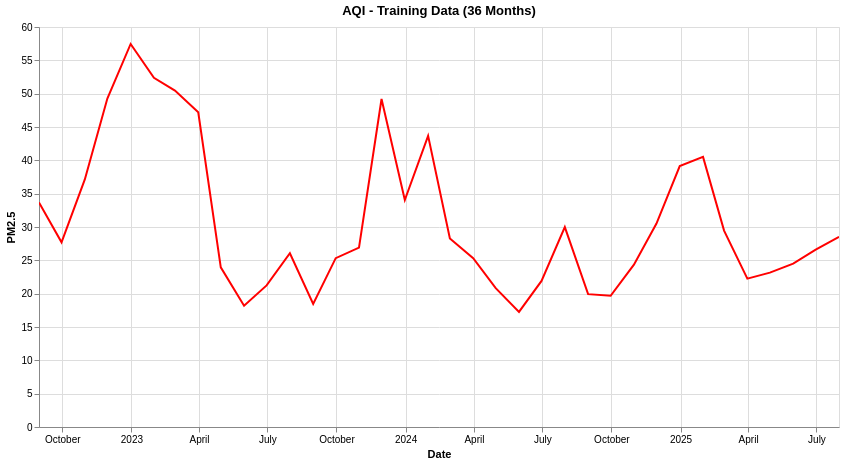

Notebook source saved alongside this figure:
### Code cell
# # train_reset = train.reset_index()
# # test_reset = test.reset_index()

# #Convert pm2_5 to numeric
# train_reset['pm2_5'] = pd.to_numeric(train_reset['pm2_5'], errors='coerce')
# # test_reset['pm2_5'] = pd.to_numeric(test_reset['pm2_5'], errors='coerce')

# # TRAINING DATA GRAPH


train_chart = alt.Chart(train_monthly_plot).mark_line(color = 'red').encode(
    x=alt.X('time:T', title='Date'),
    y=alt.Y('pm2_5:Q', title='PM2.5'),
    tooltip=['index:T', 'pm2_5:Q']
).properties(
    title='AQI - Training Data (36 Months)',
    width=800,
    height=400
).interactive()

train_chart

### Figure 1 — Vega-Lite specification as saved in the notebook (floating-point values rounded to 4 significant figures)
{"config": {"view": {"continuousWidth": 300, "continuousHeight": 300}}, "data": {"name": "data-a04efc656bf9f183996f1d9513bb5ca0"}, "mark": {"type": "line", "color": "red"}, "encoding": {"tooltip": [{"field": "index", "type": "temporal"}, {"field": "pm2_5", "type": "quantitative"}], "x": {"field": "time", "title": "Date", "type": "temporal"}, "y": {"field": "pm2_5", "title": "PM2.5", "type": "quantitative"}}, "height": 400, "params": [{"name": "param_6", "select": {"type": "interval", "encodings": ["x", "y"]}, "bind": "scales"}], "title": "AQI - Training Data (36 Months)", "width": 800, "$schema": "https://vega.github.io/schema/vega-lite/v5.20.1.json", "datasets": {"data-a04efc656bf9f183996f1d9513bb5ca0": [{"time": "2022-08-31T00:00:00", "pm2_5": 33.68, "temperature_2m": 27.91, "relative_humidity_2m": 85.22, "pressure_msl": 1000.0, "wind_speed_10m": 18.05, "rain": 0.4888, "cloud_cover": 85.84}, {"time": "2022-09-30T00:00:00", "pm2_5": 27.7, "temperature_2m": 28.17, "relative_humidity_2m": 77.73, "pressure_msl": 1006.0, "wind_speed_10m": 19.44, "rain": 0.006111, "cloud_cover": 41.33}, {"time": "2022-10-31T00:00:00", "pm2_5": 37.14, "temperature_2m": 27.54, "relative_humidity_2m": 71.81, "pressure_msl": 1011.0, "wind_speed_10m": 13.86, "rain": 0.0005376, "cloud_cover": 10.75}, {"time": "2022-11-30T00:00:00", "pm2_5": 49.27, "temperature_2m": 25.25, "relative_humidity_2m": 70.45, "pressure_msl": 1014.0, "wind_speed_10m": 11.77, "rain": 0.0009722, "cloud_cover": 17.72}, {"time": "2022-12-31T00:00:00", "pm2_5": 57.46, "temperature_2m": 21.44, "relative_humidity_2m": 52.74, "pressure_msl": 1016.0, "wind_speed_10m": 12.39, "rain": 0.0, "cloud_cover": 10.17}, {"time": "2023-01-31T00:00:00", "pm2_5": 52.37, "temperature_2m": 17.77, "relative_humidity_2m": 41.61, "pressure_msl": 1018.0, "wind_speed_10m": 14.93, "rain": 0.0002688, "cloud_cover": 12.48}, {"time": "2023-02-28T00:00:00", "pm2_5": 50.46, "temperature_2m": 21.79, "relative_humidity_2m": 74.03, "pressure_msl": 1015.0, "wind_speed_10m": 13.66, "rain": 0.0, "cloud_cover": 25.48}, {"time": "2023-03-31T00:00:00", "pm2_5": 47.21, "temperature_2m": 25.04, "relative_humidity_2m": 68.74, "pressure_msl": 1012.0, "wind_speed_10m": 14.42, "rain": 0.00672, "cloud_cover": 23.8}, {"time": "2023-04-30T00:00:00", "pm2_5": 23.95, "temperature_2m": 26.63, "relative_humidity_2m": 74.5, "pressure_msl": 1009.0, "wind_speed_10m": 17.46, "rain": 0.006944, "cloud_cover": 31.27}, {"time": "2023-05-31T00:00:00", "pm2_5": 18.19, "temperature_2m": 29.29, "relative_humidity_2m": 77.69, "pressure_msl": 1007.0, "wind_speed_10m": 22.38, "rain": 0.00457, "cloud_cover": 20.38}, {"time": "2023-06-30T00:00:00", "pm2_5": 21.24, "temperature_2m": 30.46, "relative_humidity_2m": 75.28, "pressure_msl": 1001.0, "wind_speed_10m": 24.17, "rain": 0.025, "cloud_cover": 52.19}, {"time": "2023-07-31T00:00:00", "pm2_5": 26.06, "temperature_2m": 30.2, "relative_humidity_2m": 75.27, "pressure_msl": 1001.0, "wind_speed_10m": 20.83, "rain": 0.09207, "cloud_cover": 72.2}, {"time": "2023-08-31T00:00:00", "pm2_5": 18.45, "temperature_2m": 27.53, "relative_humidity_2m": 81.77, "pressure_msl": 1003.0, "wind_speed_10m": 25.52, "rain": 0.03777, "cloud_cover": 68.82}, {"time": "2023-09-30T00:00:00", "pm2_5": 25.33, "temperature_2m": 28.3, "relative_humidity_2m": 77.74, "pressure_msl": 1005.0, "wind_speed_10m": 17.74, "rain": 0.02472, "cloud_cover": 39.19}, {"time": "2023-10-31T00:00:00", "pm2_5": 26.91, "temperature_2m": 28.48, "relative_humidity_2m": 72.98, "pressure_msl": 1012.0, "wind_speed_10m": 14.81, "rain": 0.005645, "cloud_cover": 25.68}, {"time": "2023-11-30T00:00:00", "pm2_5": 49.2, "temperature_2m": 25.66, "relative_humidity_2m": 48.67, "pressure_msl": 1015.0, "wind_speed_10m": 13.3, "rain": 0.005278, "cloud_cover": 22.93}, {"time": "2023-12-31T00:00:00", "pm2_5": 34.04, "temperature_2m": 21.52, "relative_humidity_2m": 47.81, "pressure_msl": 1017.0, "wind_speed_10m": 13.21, "rain": 0.0, "cloud_cover": 16.71}, {"time": "2024-01-31T00:00:00", "pm2_5": 43.67, "temperature_2m": 20.09, "relative_humidity_2m": 61.35, "pressure_msl": 1017.0, "wind_speed_10m": 11.84, "rain": 0.002688, "cloud_cover": 29.39}, {"time": "2024-02-29T00:00:00", "pm2_5": 28.29, "temperature_2m": 22.21, "relative_humidity_2m": 55.52, "pressure_msl": 1016.0, "wind_speed_10m": 14.42, "rain": 0.006466, "cloud_cover": 32.68}, {"time": "2024-03-31T00:00:00", "pm2_5": 25.33, "temperature_2m": 24.03, "relative_humidity_2m": 54.85, "pressure_msl": 1014.0, "wind_speed_10m": 15.41, "rain": 0.0129, "cloud_cover": 30.45}, {"time": "2024-04-30T00:00:00", "pm2_5": 20.82, "temperature_2m": 27.4, "relative_humidity_2m": 69.93, "pressure_msl": 1009.0, "wind_speed_10m": 17.82, "rain": 0.005417, "cloud_cover": 41.04}, {"time": "2024-05-31T00:00:00", "pm2_5": 17.26, "temperature_2m": 30.3, "relative_humidity_2m": 71.25, "pressure_msl": 1005.0, "wind_speed_10m": 20.14, "rain": 0.0, "cloud_cover": 15.48}, {"time": "2024-06-30T00:00:00", "pm2_5": 21.91, "temperature_2m": 31.08, "relative_humidity_2m": 73.42, "pressure_msl": 1000.0, "wind_speed_10m": 21.08, "rain": 0.01694, "cloud_cover": 36.73}, {"time": "2024-07-31T00:00:00", "pm2_5": 29.98, "temperature_2m": 31.43, "relative_humidity_2m": 75.27, "pressure_msl": 996.6, "wind_speed_10m": 19.64, "rain": 0.05403, "cloud_cover": 74.54}, {"time": "2024-08-31T00:00:00", "pm2_5": 19.93, "temperature_2m": 28.96, "relative_humidity_2m": 79.06, "pressure_msl": 1002.0, "wind_speed_10m": 21.82, "rain": 0.1987, "cloud_cover": 83.61}, {"time": "2024-09-30T00:00:00", "pm2_5": 19.69, "temperature_2m": 28.13, "relative_humidity_2m": 78.54, "pressure_msl": 1005.0, "wind_speed_10m": 17.96, "rain": 0.008194, "cloud_cover": 39.29}, {"time": "2024-10-31T00:00:00", "pm2_5": 24.34, "temperature_2m": 29.8, "relative_humidity_2m": 67.67, "pressure_msl": 1009.0, "wind_speed_10m": 13.98, "rain": 0.000672, "cloud_cover": 18.97}, {"time": "2024-11-30T00:00:00", "pm2_5": 30.52, "temperature_2m": 26.83, "relative_humidity_2m": 68.43, "pressure_msl": 1014.0, "wind_speed_10m": 8.591, "rain": 0.0, "cloud_cover": 8.411}, {"time": "2024-12-31T00:00:00", "pm2_5": 39.14, "temperature_2m": 20.71, "relative_humidity_2m": 34.96, "pressure_msl": 1016.0, "wind_speed_10m": 8.447, "rain": 0.0, "cloud_cover": 8.845}, {"time": "2025-01-31T00:00:00", "pm2_5": 40.52, "temperature_2m": 19.69, "relative_humidity_2m": 44.88, "pressure_msl": 1016.0, "wind_speed_10m": 8.101, "rain": 0.0, "cloud_cover": 7.567}, {"time": "2025-02-28T00:00:00", "pm2_5": 29.46, "temperature_2m": 23.05, "relative_humidity_2m": 54.6, "pressure_msl": 1015.0, "wind_speed_10m": 8.893, "rain": 0.0, "cloud_cover": 33.52}, {"time": "2025-03-31T00:00:00", "pm2_5": 22.25, "temperature_2m": 26.28, "relative_humidity_2m": 52.74, "pressure_msl": 1012.0, "wind_speed_10m": 9.801, "rain": 0.0, "cloud_cover": 12.76}, {"time": "2025-04-30T00:00:00", "pm2_5": 23.15, "temperature_2m": 29.12, "relative_humidity_2m": 63.83, "pressure_msl": 1007.0, "wind_speed_10m": 11.82, "rain": 0.0, "cloud_cover": 6.356}, {"time": "2025-05-31T00:00:00", "pm2_5": 24.52, "temperature_2m": 30.33, "relative_humidity_2m": 72.94, "pressure_msl": 1003.0, "wind_speed_10m": 12.45, "rain": 0.0004032, "cloud_cover": 13.75}, {"time": "2025-06-30T00:00:00", "pm2_5": 26.62, "temperature_2m": 30.27, "relative_humidity_2m": 76.58, "pressure_msl": 999.7, "wind_speed_10m": 14.02, "rain": 0.09528, "cloud_cover": 54.73}, {"time": "2025-07-31T00:00:00", "pm2_5": 28.52, "temperature_2m": 30.17, "relative_humidity_2m": 76.57, "pressure_msl": 999.4, "wind_speed_10m": 11.98, "rain": 0.019, "cloud_cover": 73.75}]}}
